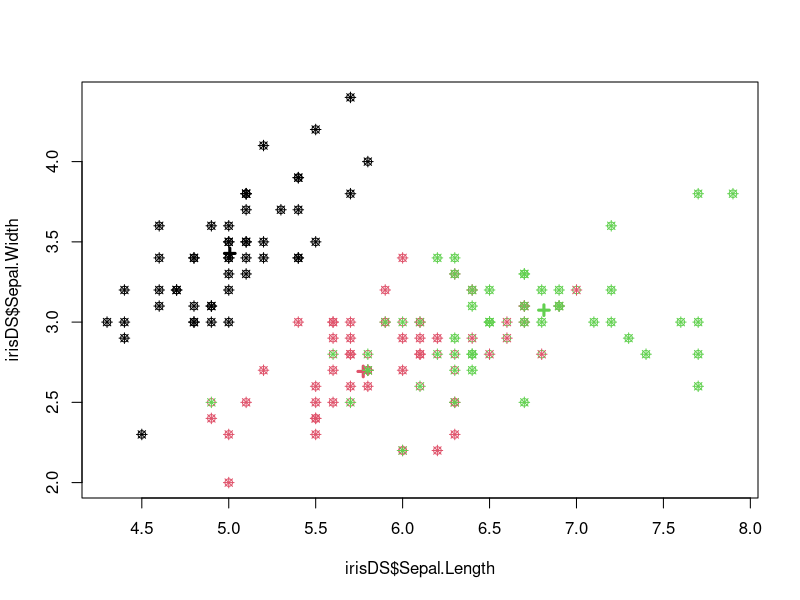
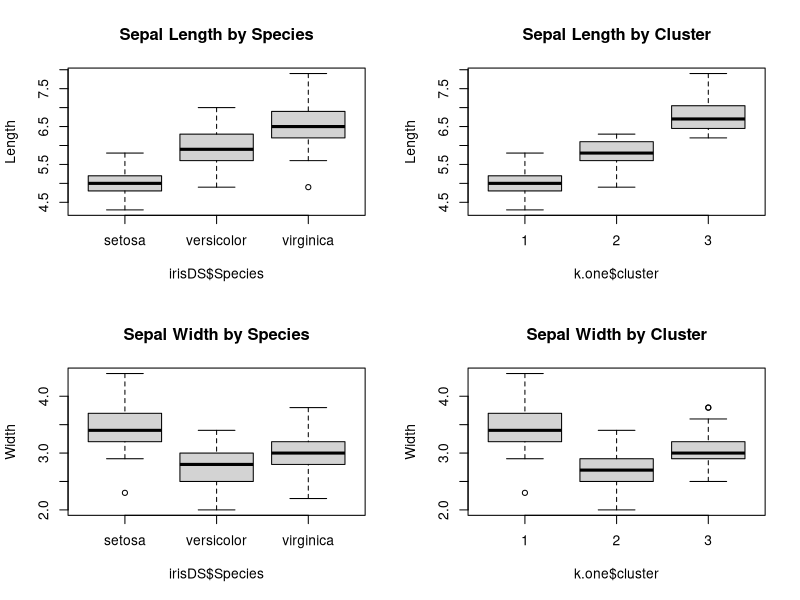
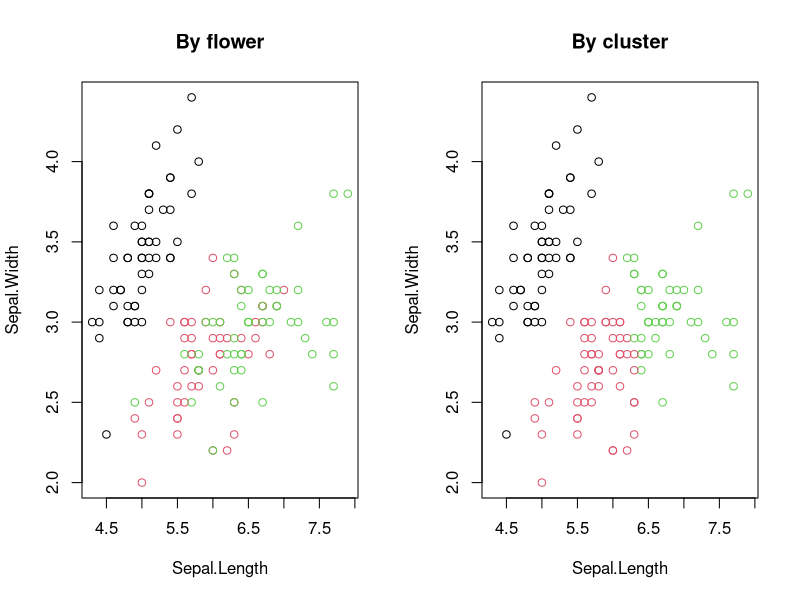
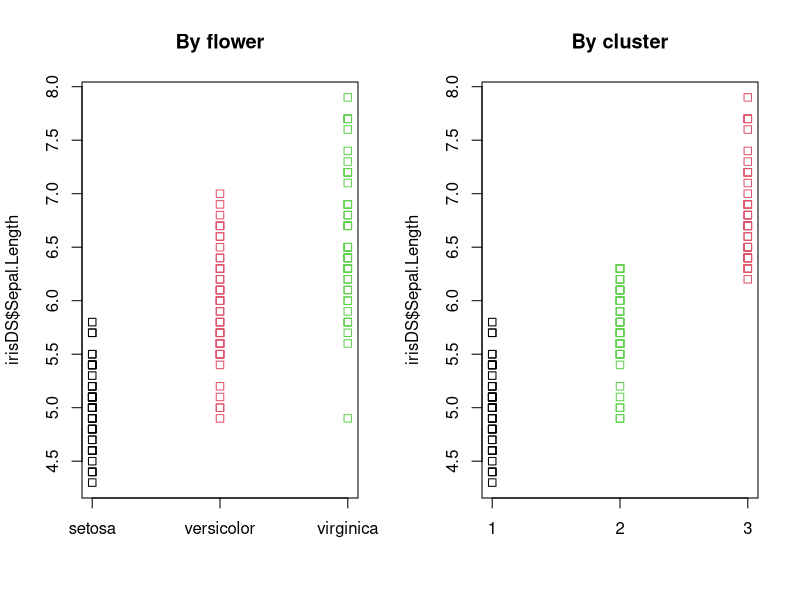

Write R code to recreate these figures, in order. (Note: this script raises an error after producing the figures.)
library(datasets)
#Load the iris dataset
irisDS <- iris
# "Sepal.Length" "Sepal.Width"  "Petal.Length" "Petal.Width"  "Species"
#create factors with numbers for coloring
fact.Species <- factor(irisDS$Species, levels =c("setosa", "versicolor", "virginica"), labels = c(4,5,6)) 

# === Following the class on Coursera: exploratory data analysis ======================
# sepal length and width
k.one <- kmeans(irisDS[,1:2], centers = 3, iter.max = 10, nstart = 10)
plot(irisDS$Sepal.Length, irisDS$Sepal.Width, col = k.one$cluster)   # Plot coloring by cluster
points(k.one$centers, col = 1:3, pch = 3, lwd = 3)   # Plot the centroids
points(irisDS$Sepal.Length, irisDS$Sepal.Width, col = fact.Species, pch = 8)

## For each of the specy box plot the distribution of each variable using boxplot
# length - cluster | length - species
# width - cluster | width - species
opar <- par()
par(mfrow = c(2,2))
boxplot(irisDS$Sepal.Length~irisDS$Species, main = "Sepal Length by Species", ylab = "Length")
boxplot(irisDS$Sepal.Length~k.one$cluster, main = "Sepal Length by Cluster", ylab = "Length")
boxplot(irisDS$Sepal.Width~irisDS$Species, main = "Sepal Width by Species", ylab = "Width")
boxplot(irisDS$Sepal.Width~k.one$cluster, main = "Sepal Width by Cluster", ylab = "Width")
par(opar)

## 2D plot with the cluster with the actual flowers on the left and clusters on the right
par(mfrow = c(1, 2))
plot(irisDS[,1:2], col = fact.Species, main = "By flower")
plot(irisDS[,1:2], col = k.one$cluster, main = "By cluster")
par(opar)

## 1D plot for length only with the cluster with the actual flowers on the left and clusters on the right
par(mfrow = c(1, 2))
stripchart(irisDS$Sepal.Length ~ irisDS$Species, vertical = TRUE, col = unique(fact.Species), main = "By flower")
stripchart(irisDS$Sepal.Length ~ k.one$cluster, vertical = TRUE, col = unique(k.one$cluster), main = "By cluster")
par(opar)

# length - cluster | length - species
# width - cluster | width - species

boxplot(irisDS$Sepal.Length[,1] | irisDS$Species)

# for multiple dimension can use headmap
k.two <- kmeans(irisDS[,1:4], centers = 3, iter.max = 10, nstart = 10)
irisDS.matrix <- as.matrix(irisDS[,1:4])
heatmap(irisDS.matrix)
# Do a matrix plot of the 3 clusters on the 4 dimensions
pairs(irisDS[,1:4], col = (k.two$cluster))

# === Try on my own ======================
#Compute k mean with 3 centers for the sepal length and width
k <- kmeans(irisDS[,1:2], centers = 3, iter.max = 10, nstart = 10)
# Ad the centroid labels to the dataset
irisDS2 <- cbind(irisDS, k[1])


colors <- c("red", "blue", "green")
colors2 <- c("violet", "gray0", "yellow")
centroids <- sort(unique(irisDS2$cluster))

#First needs to jungle with order of the centroid so they get assigned the right color in the plot
cent <- data.frame(0,0)
for (i in 1:3) {
  for (j in 1:2) {
    cent[i,j] = k[[2]][centroids[i],j]
  }
}
#Plot the centroid and setup the canvas
plot(cent, pch = 4, xlab = names(k[[2]][1,][1]), ylab = names(k[[2]][1,][2]), xlim = c(min(irisDS2[,1]), max(irisDS2[,1])), ylim = c(min(irisDS2[,2]), max(irisDS[,2])), col = colors) 
#Plot the clusters
for (i in 1:3) {
  with(subset(irisDS2, cluster == centroids[i]), points(Sepal.Length, Sepal.Width, col = colors[i]))
#  with(subset(irisDS2, cluster == i), points(Sepal.Length, Sepal.Width, col = colors[i]))
}
#Plot the actual group of flowers
flowers <- unique(irisDS2[,5])
for (i in 1:3) {
  with(subset(irisDS2, Species == flowers[i]), points(Sepal.Length, Sepal.Width, pch="*", col = colors2[i]))
}

with(subset(irisDS2, Species == flowers[1]),
     plot(Sepal.Length, Sepal.Width, pch="*", main = "Only the flowers", xlim = c(min(irisDS2[,1]), max(irisDS2[,1])), ylim = c(min(irisDS2[,2]), max(irisDS[,2])), col = colors[1]))
for (i in 2:3) {
  with(subset(irisDS2, Species == flowers[i]), points(Sepal.Length, Sepal.Width, pch="*", col = colors2[i]))
}

#=========================
#Determine teh optimum k based on improvement of sum of squares
n = 10
opar = par()
par(mfrow = c(2,1))

ka <- data.frame(kn=0, k.value=0)
for (i in 2:n) {
  the.k <- kmeans(irisDS[,1:4], centers = i)
  ka[i,1] = i
  ka[i,2] = the.k[5]
}
plot(ka, main = "Total Sum of Squares")

x <- as.numeric(0)
for (i in 3:nrow(ka)) {
  x[i] = ka[i,2] - ka[i-1,2]
}
plot(x[3:nrow(ka)], type="l", main = "Improvement between two iterrations (larger the better)")
suppressWarnings(par(opar))

## looks like optimimum is 2 as this is where there is hte largest improvement 
